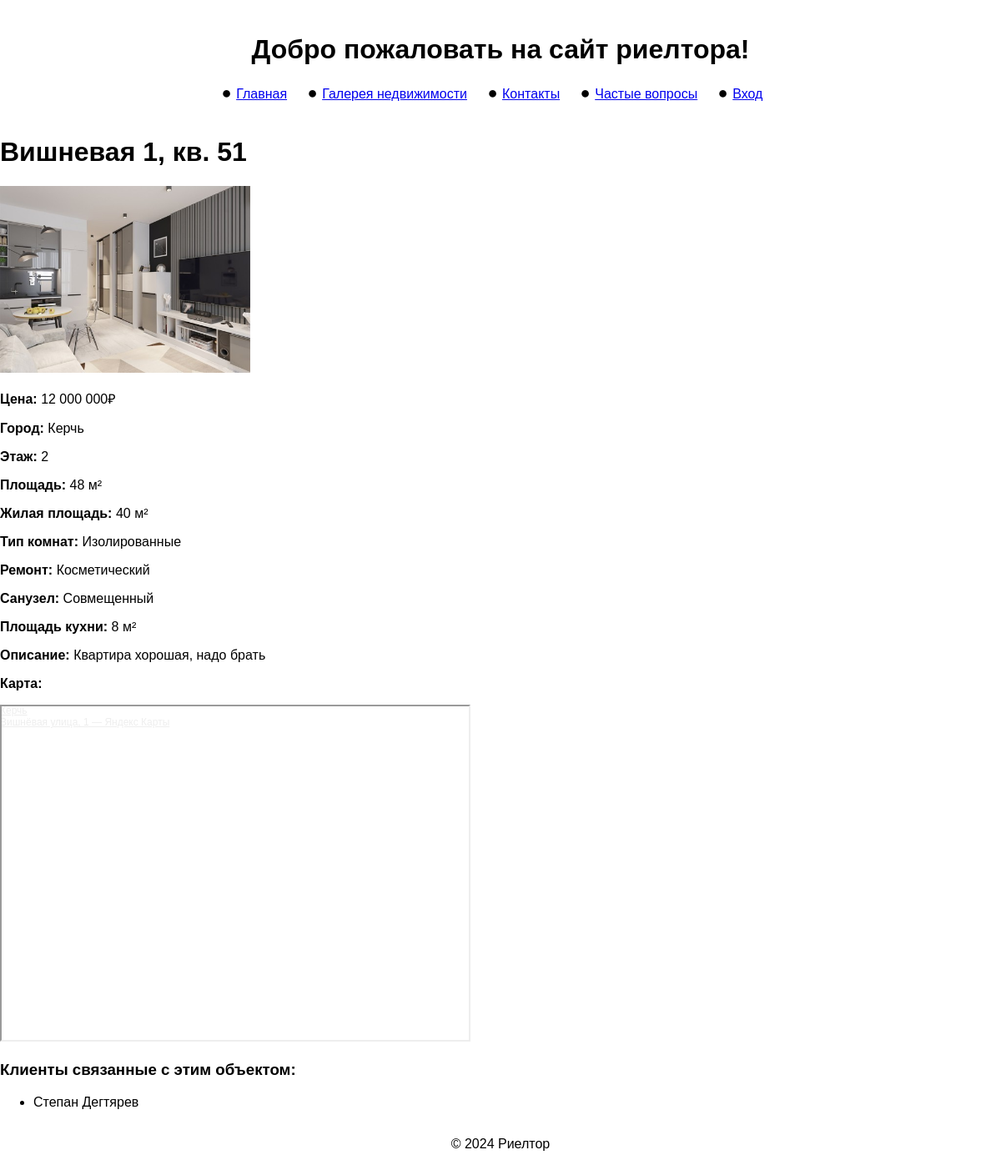
Page /property/1/ on the committed database.
### rieltor/models.py (models this page shows, shortened)
class Property(models.Model):
    ROOMS = [
        ('Изолированные', 'Изолированные'),
        ('Смежные', 'Смежные'),
    ]
    BATHROOM = [
        ('Совмещенный', 'Совмещенный'),
        ('раздельный', 'раздельный'),
    ]
    REPAIR = [
        ('Косметический', 'Косметический'),
        ('Евро', 'Евро'),
        ('Новострой', 'Новострой'),
    ]
    adress = models.CharField(max_length=200, verbose_name='Адресс',default='')
    square = models.CharField(max_length=25, verbose_name='Площадь',blank=True)
    floor = models.CharField(max_length=3, verbose_name='Этаж')
    price = models.IntegerField(verbose_name='Цена', blank=True, null=True)
    rooms = models.CharField(max_length=2, verbose_name='Колличесто комнат',blank=True)
    living_area = models.CharField(max_length=10, verbose_name='Жилая площадь',blank=True)
    bathroom = models.CharField(max_length=50,choices=BATHROOM, verbose_name='Санузел',default='',blank=True)
    kitchen_area = models.CharField(max_length=10, verbose_name='Площадь Кухни',blank=True)
    city = models.CharField(max_length=25, verbose_name='Город', default='',blank=True)
    type_of_rooms = models.CharField(max_length=25, choices=ROOMS, verbose_name='Тип комнат', default='',blank=True)
    repair = models.CharField(max_length=25, choices=REPAIR, verbose_name='Ремонт', default='',blank=True)
    description = models.TextField(blank=True, verbose_name='Описание')
    map_link = models.TextField(blank=True, verbose_name='Ссылка на карту')
    image = models.ImageField(upload_to='property_images/', blank=True, null=True, verbose_name='Фото')
    updated_at = models.DateTimeField(auto_now=True)  # Поле для времени последнего обновления
    class Meta:
        verbose_name = "Недвижимость"
        verbose_name_plural = "Недвижимость"

class Client(models.Model):
    name = models.CharField(max_length=100, verbose_name='Имя')
    surname = models.CharField(max_length=100, verbose_name='Фамилия')
    phone = models.CharField(max_length=20, verbose_name='Телефон')
    city = models.CharField(max_length=20, verbose_name='Город', blank=True)
    email = models.EmailField(blank=True, verbose_name='Почта')
    description = models.TextField(blank=True, verbose_name='Описание')
    created_at = models.DateTimeField(auto_now_add=True, verbose_name='Дата')
    property = models.ForeignKey('Property', on_delete=models.CASCADE, related_name='clients', null=True, blank=True, verbose_name='Недвижимость')
    class Meta:
        verbose_name = "Клиент"
        verbose_name_plural = "Клиенты"

### rieltor/views.py (the view)
# urls.py: path('property/<int:pk>/', views.property_detail, name='property_detail'), #Детальный обзор недвижимости
def property_detail(request,pk):
    property = get_object_or_404(Property, pk=pk)
    return render(request, 'rieltor/property_detail.html', {'property': property})

### rieltor/templates/rieltor/property_detail.html (shortened to what this page needs)
{% extends 'rieltor/base.html' %}
{% load humanize %}
{% block content  %}
<h1>{{ property.adress }}</h1>
<div>
    {% if property.image %}
    <img src="{{ property.image.url }}" alt="{{ property.adress }}" width="300">
    {% endif %}
</div>
<p><strong>Цена:</strong> {{ property.price|intcomma }}₽</p>
<p><strong>Город:</strong> {{ property.city }}</p>
<p><strong>Этаж:</strong> {{ property.floor }}</p>
<p><strong>Площадь:</strong> {{ property.square }} м²</p>
<p><strong>Жилая площадь:</strong> {{ property.living_area }} м²</p>
<p><strong>Тип комнат:</strong> {{ property.type_of_rooms }}</p>
<p><strong>Ремонт:</strong> {{ property.repair }}</p>
<p><strong>Санузел:</strong> {{ property.bathroom }}</p>
<p><strong>Площадь кухни:</strong> {{ property.kitchen_area }} м²</p>
<p><strong>Описание:</strong> {{ property.description }}</p>
<p><strong>Карта:</strong></p>
<div>{{ property.map_link|safe }}</div>
<div>
    <h3>Клиенты связанные с этим объектом:</h3>
    {% for client in property.clients.all %}
    <ul>
        <li>{{ client.name }} {{ client.surname }}</li>
    </ul>
    {% endfor %}
</div>
{% endblock %}

### rieltor/static/rieltor/styles.css (style rules this page uses)
body { font-family: Arial, sans-serif; margin: 0; padding: 0; box-sizing: border-box; }

### rows in the picture
Property: adress "Вишневая 1, кв. 51", image (picture), price "12 000 000", city "Керчь", floor "2", square "48", living_area "40", type_of_rooms "Изолированные", repair "Косметический", bathroom "Совмещенный", kitchen_area "8", description "Квартира хорошая, надо брать"
Client: name "Степан", surname "Дегтярев"
